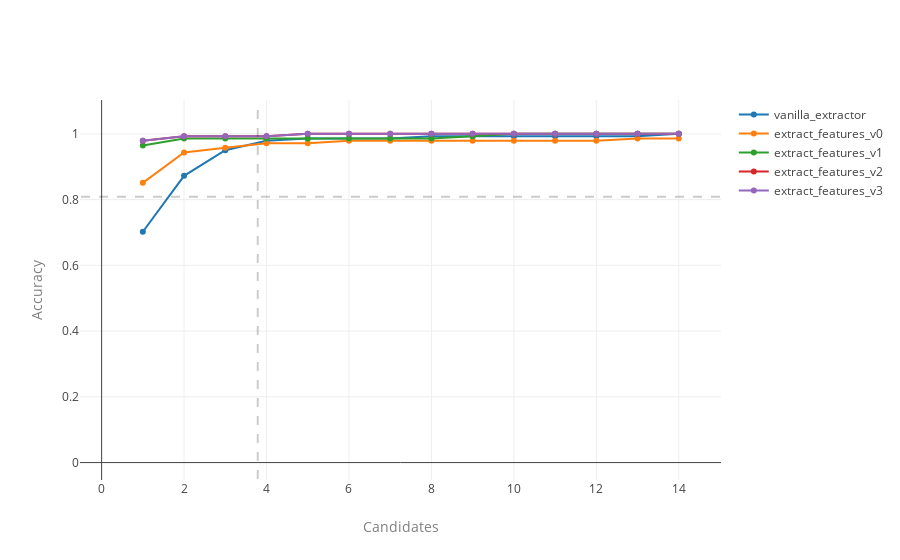

Source (notebook cell):
### Code cell
iplot(fig, show_link=False)

### Figure 1 — Plotly figure (JSON) as saved in the notebook; plotly's stock layout.template omitted (floating-point values rounded to 4 significant figures)
{"data": [{"name": "vanilla_extractor", "type": "scatter", "x": [1, 2, 3, 4, 5, 6, 7, 8, 9, 10, 11, 12, 13, 14], "y": [0.7021, 0.8723, 0.9504, 0.9787, 0.9858, 0.9858, 0.9858, 0.9929, 0.9929, 0.9929, 0.9929, 0.9929, 0.9929, 1]}, {"name": "extract_features_v0", "type": "scatter", "x": [1, 2, 3, 4, 5, 6, 7, 8, 9, 10, 11, 12, 13, 14], "y": [0.8511, 0.9433, 0.9574, 0.9716, 0.9716, 0.9787, 0.9787, 0.9787, 0.9787, 0.9787, 0.9787, 0.9787, 0.9858, 0.9858]}, {"name": "extract_features_v1", "type": "scatter", "x": [1, 2, 3, 4, 5, 6, 7, 8, 9, 10, 11, 12, 13, 14], "y": [0.9645, 0.9858, 0.9858, 0.9858, 0.9858, 0.9858, 0.9858, 0.9858, 0.9929, 1, 1, 1, 1, 1]}, {"name": "extract_features_v2", "type": "scatter", "x": [1, 2, 3, 4, 5, 6, 7, 8, 9, 10, 11, 12, 13, 14], "y": [0.9787, 0.9929, 0.9929, 0.9929, 1, 1, 1, 1, 1, 1, 1, 1, 1, 1]}, {"name": "extract_features_v3", "type": "scatter", "x": [1, 2, 3, 4, 5, 6, 7, 8, 9, 10, 11, 12, 13, 14], "y": [0.9787, 0.9929, 0.9929, 0.9929, 1, 1, 1, 1, 1, 1, 1, 1, 1, 1]}], "layout": {"shapes": [{"line": {"dash": "dash"}, "opacity": 0.2, "type": "line", "x0": 3.787, "x1": 3.787, "y0": -0.05, "y1": 1.1}, {"line": {"dash": "dash"}, "opacity": 0.2, "type": "line", "x0": -0.5, "x1": 15, "y0": 0.8085, "y1": 0.8085}], "xaxis": {"title": "Candidates", "titlefont": {"color": "grey"}}, "yaxis": {"title": "Accuracy", "titlefont": {"color": "grey"}}}}
